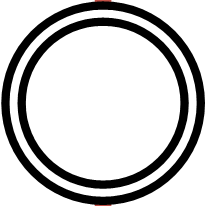
#> input picture app/symbols_cutted/Cns.png, 206 x 206 px
$ python -i line_extraction.py   (imports and definitions only)
#> lines starting #> are read from the running program, lines starting #| are printed output that depends on the picture; after the words box and inside, x2 and y2 are one past the last pixel; in counts of white or black regions, pixels touching at a corner belong together
#> further down, picture is the input picture: shape (206, 206, 3); mean B, G, R 198.9, 198.9, 199.1
import cv2
import numpy as np
import random

import matplotlib.pyplot as plt

# ==============this code added==================================================================:
# import pydevd_pycharm

# pydevd_pycharm.settrace('192.168.0.4', port=12345, stdoutToServer=True,
#                         stderrToServer=True)


# ================================================================================================


# [15 lines left out: function extract_lines, not called in this run]


def extract_components(img):
    random.seed(12345)
    img = cv2.cvtColor(img, cv2.COLOR_BGR2GRAY)
    ret, thresh = cv2.threshold(img, 127, 255, 0)
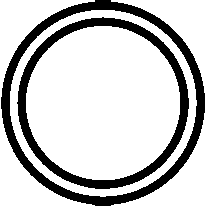
#> thresh: shape (206, 206); 77.9% white; 2 black regions
    contours, hierarchy = cv2.findContours(thresh, 1, 2)
#> contours = 5 contours; box (x1, y1, x2, y2) and area: (10, 10, 197, 197) 27193, (16, 16, 190, 190) 23238, (26, 26, 180, 180) 18523, (0, 0, 95, 206) 4608, (111, 0, 206, 206) 4557
    hull_list = []
    for i in range(len(contours)):
        hull = cv2.convexHull(contours[i])
        hull_list.append(hull)
#> this loop made 5 passes
#> hull on passes 4 to 5: [[205, 0], [205, 205], [111, 205], [111, 0]], [[94, 0], [94, 205], [0, 205], [0, 0]]
#> after the loop, hull_list = 5 contours; box (x1, y1, x2, y2) and area: (10, 10, 197, 197) 27363, (16, 16, 190, 190) 23404, (111, 0, 206, 206) 19270, (0, 0, 95, 206) 19270, (26, 26, 180, 180) 18640
    # Draw contours + hull results
    drawing = np.zeros((img.shape[0], img.shape[1], 3), dtype=np.uint8)
    for i in range(len(contours)):
        color = (random.randint(0, 256), random.randint(0, 256), random.randint(0, 256))
        cv2.drawContours(drawing, contours, i, color)
        cv2.drawContours(drawing, hull_list, i, color)
#> this loop made 5 passes
#> color on passes 1 to 5: (213, 5, 152), (188, 99, 138), (223, 82, 191), (63, 221, 133), (89, 95, 181)
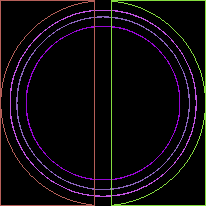
#> drawing: shape (206, 206, 3); mean of channels 0, 1, 2 12.3, 9.2, 13.5; drawn as B, G, R
    # Show in a window
    cv2.imwrite("./../test/result.png", drawing)


# [102 lines left out: functions apply_hough_trafo, cluster_lines, random_color, plot_clusters, flatten_colors, not called in this run]

>>> import cv2
>>> picture = cv2.imread('symbols_cutted/Cns.png')
>>> result = extract_components(picture)

$ run again, on app/symbols_cutted/Gen.png
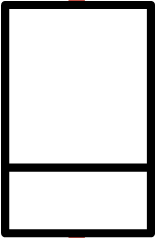
#> input picture app/symbols_cutted/Gen.png, 156 x 238 px
#> picture is the input picture: shape (238, 156, 3); mean B, G, R 205.5, 205.5, 205.6
#> in extract_components, `ret, thresh = cv2.threshold(img, 127, 255, 0)`:
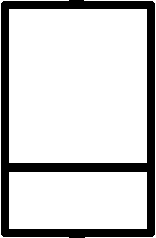
#> thresh: shape (238, 156); 80.5% white; 1 black region
#> contours = 4 contours, 2 with area under 20; largest, box (x1, y1, x2, y2) and area: (9, 9, 147, 163) 20961, (9, 172, 147, 229) 7672
#> the loop in extract_components, `for i in range(len(contours)):` made 4 passes
#> hull on passes 1 to 4: [[146, 172], [146, 228], [9, 228], [9, 172]], [[146, 9], [146, 162], [9, 162], [9, 9]], [[155, 0], [155, 237], [85, 237], [84, 0]], [[68, 0], [68, 237], [0, 237], [0, 0]]
#> after the loop in extract_components, `for i in range(len(contours)):`: hull_list = 4 contours; box (x1, y1, x2, y2) and area: (9, 9, 147, 163) 20961, (84, 0, 156, 238) 16708, (0, 0, 69, 238) 16116, (9, 172, 147, 229) 7672
#> the loop in extract_components, `for i in range(len(contours)):` made 4 passes
#> color on passes 1 to 4: (213, 5, 152), (188, 99, 138), (223, 82, 191), (63, 221, 133)
#> after the loop in extract_components, `for i in range(len(contours)):`:
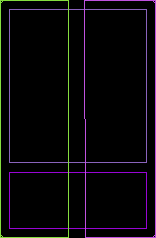
#> drawing: shape (238, 156, 3); mean of channels 0, 1, 2 9.9, 6.6, 9.1; drawn as B, G, R

$ run again, on app/symbols_cutted/HExg-1.png
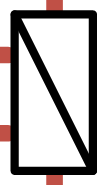
#> input picture app/symbols_cutted/HExg-1.png, 98 x 185 px
#> picture is the input picture: shape (185, 98, 3); mean B, G, R 175.7, 176.1, 180.3
#> in extract_components, `ret, thresh = cv2.threshold(img, 127, 255, 0)`:
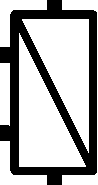
#> thresh: shape (185, 98); 67.8% white; 1 black region
#> contours = 6 contours; box (x1, y1, x2, y2) and area: (19, 33, 86, 167) 4389, (22, 19, 89, 153) 4389, (0, 0, 47, 47) 756, (0, 141, 47, 185) 729, (62, 0, 98, 185) 640, (0, 63, 10, 126) 550
#> the loop in extract_components, `for i in range(len(contours)):` made 6 passes
#> hull on passes 2 to 5: [[9, 63], [9, 125], [0, 124], [0, 63]], [[85, 165], [85, 166], [19, 166], [19, 33]], [[88, 19], [88, 152], [22, 20], [22, 19]], [[97, 0], [97, 184], [62, 184], [62, 0]]
#> after the loop in extract_components, `for i in range(len(contours)):`: hull_list = 6 contours; box (x1, y1, x2, y2) and area: (62, 0, 98, 185) 6440, (19, 33, 86, 167) 4422, (22, 19, 89, 153) 4422, (0, 0, 47, 47) 1432, (0, 141, 47, 185) 1349, (0, 63, 10, 126) 554
#> the loop in extract_components, `for i in range(len(contours)):` made 6 passes
#> color on passes 1 to 6: (213, 5, 152), (188, 99, 138), (223, 82, 191), (63, 221, 133), (89, 95, 181), (46, 211, 85)
#> after the loop in extract_components, `for i in range(len(contours)):`:
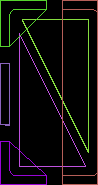
#> drawing: shape (185, 98, 3); mean of channels 0, 1, 2 12.3, 12.3, 15.2; drawn as B, G, R

$ run again, on app/symbols_cutted/Hyds.png
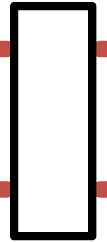
#> input picture app/symbols_cutted/Hyds.png, 107 x 242 px
#> picture is the input picture: shape (242, 107, 3); mean B, G, R 200, 200.3, 203.2
#> in extract_components, `ret, thresh = cv2.threshold(img, 127, 255, 0)`:
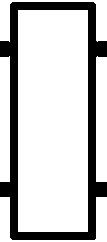
#> thresh: shape (242, 107); 78.5% white; 1 black region
#> contours = 5 contours; box (x1, y1, x2, y2) and area: (18, 10, 88, 232) 15249, (96, 56, 107, 182) 1241, (0, 56, 10, 182) 1116, (0, 197, 107, 242) 930, (0, 0, 107, 42) 858
#> the loop in extract_components, `for i in range(len(contours)):` made 5 passes
#> hull on passes 1, 3, 4: [[106, 197], [106, 241], [0, 241], [0, 197]], [[9, 181], [0, 181], [0, 57], [9, 56]], [[87, 10], [87, 231], [18, 231], [18, 10]]
#> after the loop in extract_components, `for i in range(len(contours)):`: hull_list = 5 contours; box (x1, y1, x2, y2) and area: (18, 10, 88, 232) 15249, (0, 197, 107, 242) 4664, (0, 0, 107, 42) 4337, (96, 56, 107, 182) 1245, (0, 56, 10, 182) 1120
#> the loop in extract_components, `for i in range(len(contours)):` made 5 passes
#> color on passes 1 to 5: (213, 5, 152), (188, 99, 138), (223, 82, 191), (63, 221, 133), (89, 95, 181)
#> after the loop in extract_components, `for i in range(len(contours)):`:
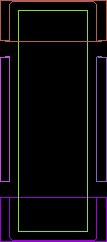
#> drawing: shape (242, 107, 3); mean of channels 0, 1, 2 11.1, 8.6, 12.4; drawn as B, G, R
